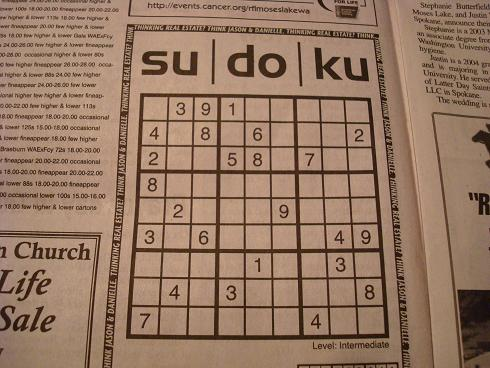
#> input picture solver/test_images/sudoku.jpg, 490 x 368 px
$ python solve.py   (Python 2 division)
#> lines starting #> are read from the running program, lines starting #| are printed output that depends on the picture; after the words box and inside, x2 and y2 are one past the last pixel; in counts of white or black regions, pixels touching at a corner belong together
import cv2
import numpy as np
from matplotlib import pyplot as pl


def show(img):
    cv2.imshow("IMAGE", img)
    cv2.waitKey(0)
    pass


def rectify(h):
    h = np.vstack(h)
    hnew = np.zeros((4, 2), dtype=np.float32)

    add = h.sum(1)
    hnew[0] = h[np.argmin(add)]
    hnew[2] = h[np.argmax(add)]

    diff = np.diff(h, axis=1)
    hnew[1] = h[np.argmin(diff)]
    hnew[3] = h[np.argmax(diff)]

    return hnew


def train():
    ''' tarin the neural network '''

    samples = np.loadtxt('generalsamples.data', np.float32)
    responses = np.loadtxt('generalresponses.data', np.float32)
    responses = responses.reshape((1, responses.size))

    model = cv2.KNearest()
    model.train(samples, responses)
    return model


image = "test_images/sudoku.jpg"
img = cv2.imread(image)
#> img is the input picture: shape (368, 490, 3); mean B, G, R 99.6, 120.7, 150.8
# size of the image (height, width)
h, w = img.shape[:2]
#> h = 368; w = 490
print h, w
#| 368 490
if h > 2000:
    img = cv2.resize(img, (0, 0), fx=0.20, fy=0.20)
h, w = img.shape[:2]
print h, w
#| 368 490
show(img)
gray = cv2.cvtColor(img, cv2.COLOR_BGR2GRAY)
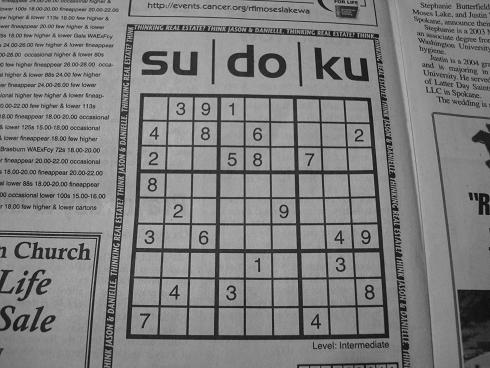
#> gray: shape (368, 490); min 4, max 196, mean 127.3
# show(gray)
# blur = cv2.GaussianBlur(gray, (5, 5), 0)
# show(blur)
thresh = cv2.adaptiveThreshold(
    gray, 255, cv2.ADAPTIVE_THRESH_GAUSSIAN_C, 1, 11, 12)
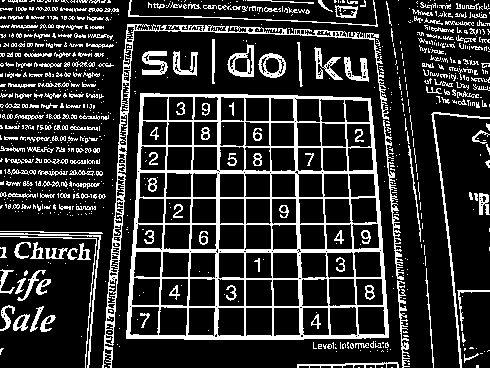
#> thresh: shape (368, 490); 18.5% white in thin lines or dots
show(thresh)

# find the countours
contours, hierarchy = cv2.findContours(thresh,
                                       cv2.RETR_LIST,
                                       cv2.CHAIN_APPROX_SIMPLE)
#> contours = 1406 contours, 1149 with area under 20; largest, box (x1, y1, x2, y2) and area: (126, 93, 389, 340) 59854, (102, 24, 389, 368) 3427, (129, 306, 160, 336) 797, (158, 306, 188, 337) 776, (245, 307, 273, 337) 757

# copy the original image to show the posible candidate
image_sudoku_candidates = img.copy()

'''# biggest rectangle
size_rectangle_max = 0
for i in range(len(contours)):
    # aproximate countours to polygons
    approximation = cv2.approxPolyDP(contours[i], 4, True)
    # print approximation
    # has the polygon 4 sides?
    if(not (len(approximation) == 4)):
        continue
    # is the polygon convex ?
    if(not cv2.isContourConvex(approximation)):
        continue
    # area of the polygon
    size_rectangle = cv2.contourArea(approximation)
    # store the biggest
    if size_rectangle > size_rectangle_max:
        size_rectangle_max = size_rectangle
        big_rectangle = approximation

# show the best candidate
approximation = big_rectangle
for i in range(len(approximation)):
    cv2.line(image_sudoku_candidates,
             (big_rectangle[(i % 4)][0][0], big_rectangle[(i % 4)][0][1]),
             (big_rectangle[((i + 1) % 4)][0][0],
              big_rectangle[((i + 1) % 4)][0][1]),
             (255, 0, 0), 2)

show(image_sudoku_candidates)'''


biggest = None
max_area = 0
for i in contours:
    area = cv2.contourArea(i)
    if area > 100:
        peri = cv2.arcLength(i, True)
        approx = cv2.approxPolyDP(i, 0.02 * peri, True)
        if area > max_area and len(approx) == 4:
            biggest = approx
            max_area = area
#> this loop made 1406 passes
#> (area, peri, biggest, max_area) on passes 89, 90, 91, 97, 98: (728, 108.1, [[302, 308], [327, 307], [329, 334], [304, 335]], 728), (731, 108.5, [[273, 308], [298, 307], [300, 334], [274, 336]], 731), (757, 110.5, [[246, 307], [272, 308], [271, 336], [245, 335]], 757), (776.5, 114.4, [[161, 306], [187, 308], [185, 336], [158, 334]], 776.5), (797, 115.8, [[132, 306], [159, 307], [157, 335], [129, 333]], 797)
#> (area, peri, approx) on passes 8, 92, 93, 94, 95, 122: (121, 250.4, [[398, 364], [297, 367]]), (746.5, 111.6, [[218, 307], [244, 308], [243, 336], [217, 334]]), (734.5, 109.9, [[189, 307], [215, 308], [213, 336], [187, 334]]), (751.5, 110.7, [[357, 307], [383, 306], [385, 334], [359, 334]]), (751, 111, [[354, 306], [357, 334], [331, 335], [329, 308]]), (156.5, 424.6, [[397, 280], [403, 367]])
#> after the loop, biggest = [[140, 93], [126, 338], [388, 337], [370, 98]]; max_area = 59854

approximation = biggest
#> approximation = [[140, 93], [126, 338], [388, 337], [370, 98]]
for i in range(len(biggest)):
    cv2.line(image_sudoku_candidates,
             (biggest[(i % 4)][0][0], biggest[(i % 4)][0][1]),
             (biggest[((i + 1) % 4)][0][0],
              biggest[((i + 1) % 4)][0][1]),
             (255, 0, 0), 2)
#> this loop made 4 passes
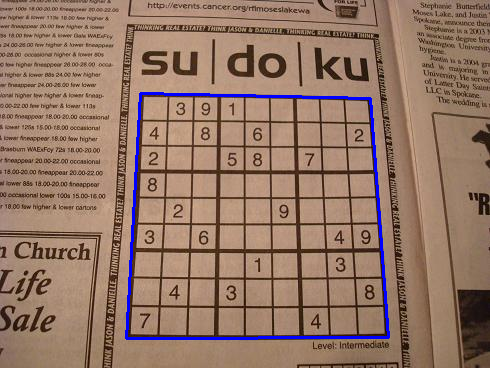
#> image_sudoku_candidates: shape (368, 490, 3); 1.62% of pixels changed, all inside (x1, y1, x2, y2) = (125, 92, 390, 340)

show(image_sudoku_candidates)
'''h = np.array([[0, 0], [449, 0], [449, 449], [0, 449]], np.float32)
retval = cv2.getPerspectiveTransform(approx, h)
warp = cv2.warpPerspective(gray, retval, (450, 450))
out = warp.copy()
final = cv2.warpPerspective(img, retval, (450, 450))
show(final)
warp_gray = out.copy()'''


IMAGE_WIDHT = 16
IMAGE_HEIGHT = 16
SUDOKU_SIZE = 9
N_MIN_ACTVE_PIXELS = 10
# approximation=approx
# sort the corners to remap the image


def getOuterPoints(rcCorners):
    ar = []
    ar.append(rcCorners[0, 0, :])
    ar.append(rcCorners[1, 0, :])
    ar.append(rcCorners[2, 0, :])
    ar.append(rcCorners[3, 0, :])

    x_sum = sum(rcCorners[x, 0, 0]
                for x in range(len(rcCorners))) / len(rcCorners)
#> x_sum = 256
    y_sum = sum(rcCorners[x, 0, 1]
                for x in range(len(rcCorners))) / len(rcCorners)
#> y_sum = 216

    def algo(v):
        return (math.atan2(v[0] - x_sum, v[1] - y_sum)
                + 2 * math.pi) % 2 * math.pi
        ar.sort(key=algo)
    return (ar[3], ar[0], ar[1], ar[2])

# point to remap
points1 = np.array([
    np.array([0.0, 0.0], np.float32) + np.array([144, 0], np.float32),
    np.array([0.0, 0.0], np.float32),
    np.array([0.0, 0.0], np.float32) + np.array([0.0, 144], np.float32),
    np.array([0.0, 0.0], np.float32) + np.array([144, 144], np.float32),
], np.float32)
outerPoints = getOuterPoints(approximation)
#> outerPoints = ([370, 98], [140, 93], [126, 338], [388, 337])
points2 = np.array(outerPoints, np.float32)
#> points2 = [[370, 98], [140, 93], [126, 338], [388, 337]]

# Transformation matrix
pers = cv2.getPerspectiveTransform(points2,  points1)
#> pers = [[0.634, 0.0362, -92.06], [-0.0151, 0.696, -62.56], [-0.000121, 0.000592, 1]]

# remap the image
warp = cv2.warpPerspective(
    img, pers, (SUDOKU_SIZE * IMAGE_HEIGHT, SUDOKU_SIZE * IMAGE_WIDHT))
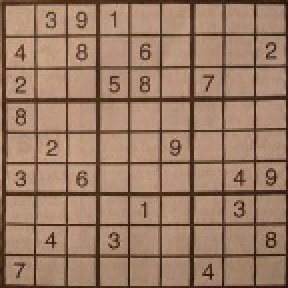
#> warp: shape (144, 144, 3) (shown 2 times larger); mean B, G, R 101.6, 123.4, 155.5
warp_gray = cv2.cvtColor(warp, cv2.COLOR_BGR2GRAY)
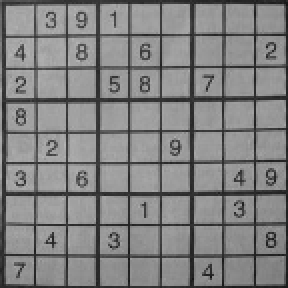
#> warp_gray: shape (144, 144) (shown 2 times larger); min 19, max 184, mean 130.5
show(warp_gray)
# IMAGE_WIDHT, IMAGE_HEIGHT, SUDOKU_SIZE, N_MIN_ACTVE_PIXELS = 450, 450, 9, 10


def extract_number(x, y):
    # square -> position x-y
    im_number = warp_gray[
        x * IMAGE_HEIGHT:(x + 1) * IMAGE_HEIGHT][:, y * IMAGE_WIDHT:(y + 1) * IMAGE_WIDHT]

    # threshold
    im_number_thresh = cv2.adaptiveThreshold(im_number, 255, 1, 1, 15, 9)
    # delete active pixel in a radius (from center)
    for i in range(im_number.shape[0]):
        for j in range(im_number.shape[1]):
            dist_center = math.sqrt(
                (IMAGE_WIDHT / 2 - i)**2 + (IMAGE_HEIGHT / 2 - j)**2)
            if dist_center > 6:
                im_number_thresh[i, j] = 0

    n_active_pixels = cv2.countNonZero(im_number_thresh)
    return [im_number, im_number_thresh, n_active_pixels]


def find_biggest_bounding_box(im_number_thresh):
    contour, hierarchy = cv2.findContours(im_number_thresh.copy(),
                                          cv2.RETR_CCOMP,
                                          cv2.CHAIN_APPROX_SIMPLE)

    biggest_bound_rect = []
    bound_rect_max_size = 0
    for i in range(len(contour)):
        bound_rect = cv2.boundingRect(contour[i])
        size_bound_rect = bound_rect[2] * bound_rect[3]
        if size_bound_rect > bound_rect_max_size:
            bound_rect_max_size = size_bound_rect
            biggest_bound_rect = bound_rect
    # bounding box a little more bigger
    x_b, y_b, w, h = biggest_bound_rect
    x_b = x_b - 1
    y_b = y_b - 1
    w = w + 2
    h = h + 2

    return [x_b, y_b, w, h]

import math

# sudoku representation
sudoku = np.zeros(shape=(9 * 9, IMAGE_WIDHT * IMAGE_HEIGHT))


def Recognize_number(x, y):
    """
    Recognize the number in the rectangle
    """
    # extract the number (small squares)
    [im_number, im_number_thresh, n_active_pixels] = extract_number(x, y)

    if n_active_pixels > N_MIN_ACTVE_PIXELS:
        [x_b, y_b, w, h] = find_biggest_bounding_box(im_number_thresh)

        im_t = cv2.adaptiveThreshold(im_number, 255, 1, 1, 15, 9)
        number = im_t[y_b:y_b + h, x_b:x_b + w]

        if number.shape[0] * number.shape[1] > 0:
            number = cv2.resize(
                number, (IMAGE_WIDHT, IMAGE_HEIGHT), interpolation=cv2.INTER_LINEAR)
            ret, number2 = cv2.threshold(number, 127, 255, 0)
            number = number2.reshape(1, IMAGE_WIDHT * IMAGE_HEIGHT)
            sudoku[x * 9 + y, :] = number
            return 1

        else:
            sudoku[x * 9 + y,
                   :] = np.zeros(shape=(1, IMAGE_WIDHT * IMAGE_HEIGHT))
            return 0

index_subplot = 0
n_numbers = 0
indexes_numbers = []
for i in range(SUDOKU_SIZE):
    for j in range(SUDOKU_SIZE):
        if Recognize_number(i, j) == 1:
            if (n_numbers % 5) == 0:
                index_subplot = index_subplot + 1
            indexes_numbers.insert(n_numbers, i * 9 + j)
            n_numbers = n_numbers + 1
#> this loop made 9 passes

# create subfigures
print index_subplot, indexes_numbers, len(indexes_numbers)
f, axarr = pl.subplots(index_subplot, 5)
width = 0
for i in range(len(indexes_numbers)):
    ind = indexes_numbers[i]
    if (i % 5) == 0 and i != 0:
        width = width + 1
    axarr[i % 5, width].imshow(cv2.resize(sudoku[ind, :].reshape(
        IMAGE_WIDHT, IMAGE_HEIGHT), (IMAGE_WIDHT * 5, IMAGE_HEIGHT * 5)), cmap=pl.gray())
    # cv2.imwrite(ind, sudoku[ind, :])
    axarr[i % 5, width].axis("off")
#> after the loop, width = 4
pl.show()
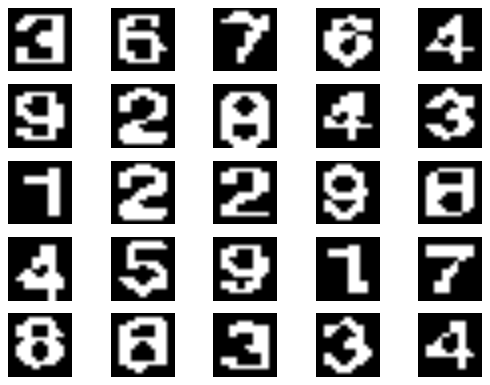
#> figure drawn by matplotlib, 25 panels
print "DOne"
'''thresh = cv2.adaptiveThreshold(warp, 255, 1, 1, 11, 12)
digits = ['0' for i in range(81)]
position = []
model = train()
W = 450
H = 450
d = dict()
pos = 0
name = 0
for i in range(9):
    for j in range(9):

        h_start = i * (H / 9)
        h_end = (i + 1) * (H / 9)
        w_start = j * (W / 9)
        w_end = (j + 1) * (W / 9)

        gri = warp[h_start:h_end, w_start:w_end]
        out = gri.copy()

        im = thresh[h_start:h_end, w_start:w_end]
        contours, hierarchy = cv2.findContours(
            im, cv2.RETR_TREE, cv2.CHAIN_APPROX_SIMPLE)

        t = 0
        for c in contours:
            if cv2.contourArea(c) > 50:
                [x, y, w, h] = cv2.boundingRect(c)

                if not((25 < h < 40) and (8 < w < 30)):
                    continue

                if (25 < h < 40) and (8 < w < 30):
                    cv2.rectangle(
                        gri, (x, y), (x + w, y + h), (0, 0, 255), 2)

                    n = str(name) + '.jpg'
                    d[n] = pos
                    output = out[y:y + h, x:x + w]
                    cv2.imwrite(n, output)
                    position.append(0)
                    t = 1
                    name += 1
                    pos += 1

        if(t == 0):
            position.append(((w_start) + 15, (h_start) + 42))
            pos += 1
show(final)'''
